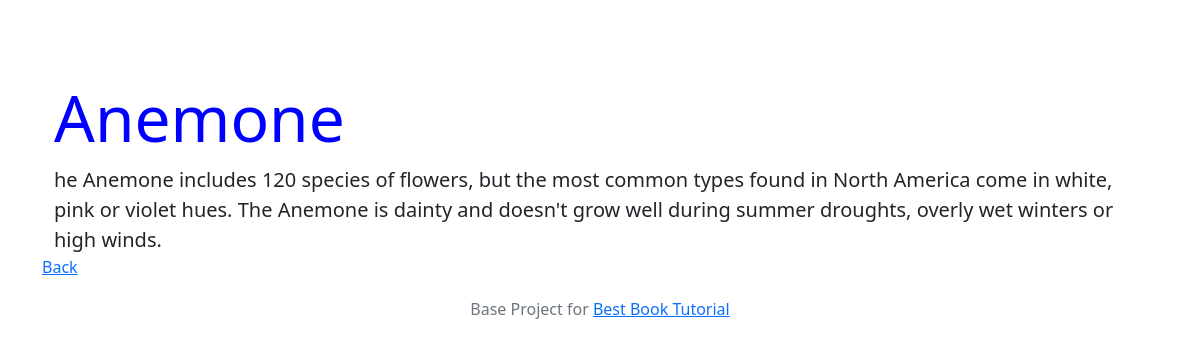
/flower/anemone/, run on the app's committed database.
### myapp/models.py (models this page shows, shortened)
class Flower(models.Model):
    title = models.CharField(max_length = 255, default = '')
    description = models.TextField(default='')
    slug = models.SlugField(blank = True, default = '')
    category = models.ForeignKey(Category, null=True, on_delete = models.PROTECT)
    tags = models.ManyToManyField(Tag)

### myapp/views.py (the view)
# urls.py: path('flower/<slug:slug>/',myapp_views.detail, name='detail'), #<> are used to capture the url values
def detail(request, slug=None):               #stores the slug from the url into the variable slug or None if the value is not passed into this parameter
    flower = get_object_or_404(Flower, slug=slug)         #stores the object with the slug into the variable flower if it is found, else it returns error 404
    return render(request, 'myapp/detail.html', {'flower': flower})

### myapp/templates/myapp/detail.html
{% extends 'base/base.html' %}
{% block content%}
<divv class="jumbotron">
    <div class="container">
        <h1 class="display-3">{{flower.title}}</h1>
        <div class="lead">{{flower.description}}</div>
    </div>
</div>
<a href="{% url 'index' %}">Back</a>
{% endblock %}

### base/static/base/custome_css/site.css (style rules this page uses)
body { padding-top: 5rem; }
h1 { color: blue; }

### data on the page
Flower: title "Anemone", description "he Anemone includes 120 species of flowers, but the most common types found in North America come in white, pink or violet hues. The Anemone is dainty and doesn't grow well during summer droughts, overly wet winters or high winds."
